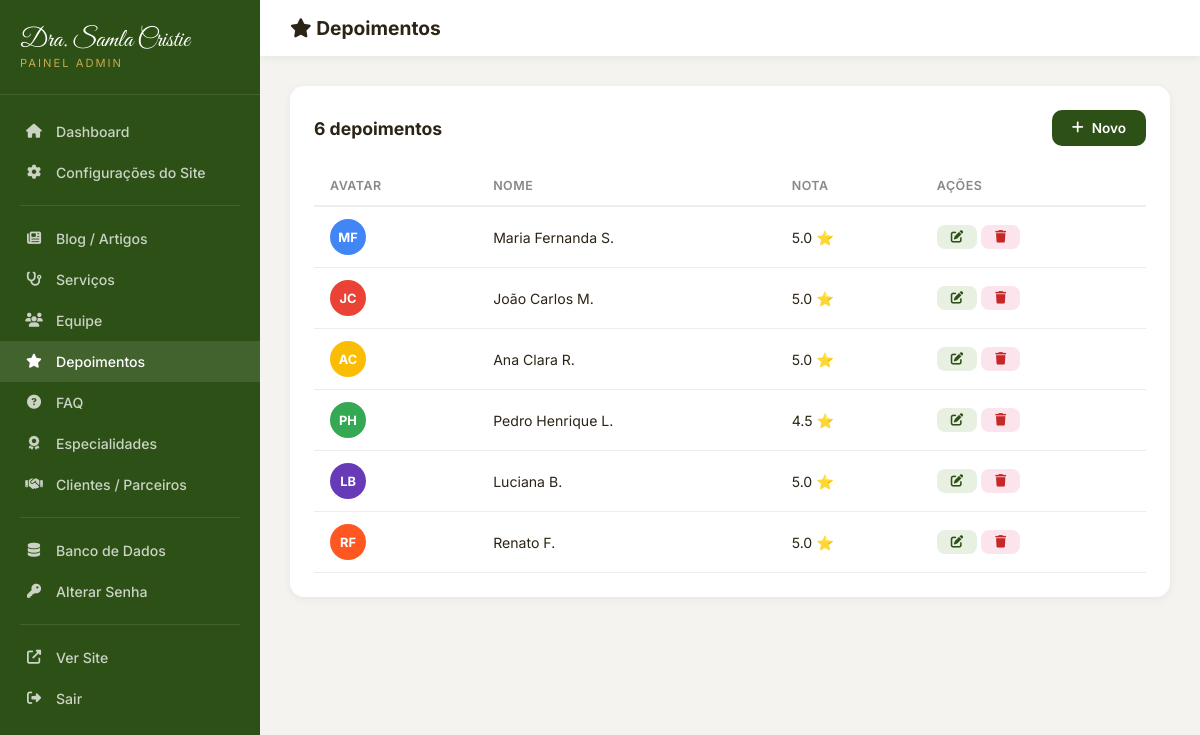
Screenshot of /admin/testimonials.php (signed in) with the database file from the repository.
### tables this page shows
CREATE TABLE IF NOT EXISTS `testimonials` (
    `id` INT AUTO_INCREMENT PRIMARY KEY,
    `name` VARCHAR(200) NOT NULL,
    `initials` VARCHAR(5),
    `color` VARCHAR(20) DEFAULT '#4285f4',
    `rating` DECIMAL(2,1) DEFAULT 5.0,
    `text` TEXT NOT NULL,
    `date_label` VARCHAR(50),
    `sort_order` INT DEFAULT 0,
    `active` TINYINT(1) DEFAULT 1,
    `created_at` TIMESTAMP DEFAULT CURRENT_TIMESTAMP
);

### config.php (called while the page is built, shortened)
<?php
function e($str) {
    return htmlspecialchars($str ?? '', ENT_QUOTES, 'UTF-8');
}

### admin/testimonials.php (the view, shortened to what this page needs)
<?php
$db = getDB(); $msg = ''; $editItem = null;
$items=$db->query("SELECT * FROM testimonials ORDER BY sort_order")->fetchAll();
?>
<!DOCTYPE html><html lang="pt-BR"><head><meta charset="UTF-8"><meta name="viewport" content="width=device-width,initial-scale=1.0"><title>Depoimentos - Admin</title>
<link rel="stylesheet" href="https://cdnjs.cloudflare.com/ajax/libs/font-awesome/6.5.1/css/all.min.css"><link rel="stylesheet" href="admin.css"></head><body>
<div class="admin-wrapper"><?php include 'sidebar.php'; ?>
<div class="main-content"><div class="topbar"><div style="display:flex;align-items:center;gap:12px;"><h2><i class="fas fa-star"></i> Depoimentos</h2></div></div>
<div class="content">
<?php if($editItem!==null):?>
<div class="admin-card"><form method="POST"><input type="hidden" name="id" value="<?=e($editItem['id'])?>">
<div class="form-grid">
<div class="form-group"><label>Nome</label><input type="text" name="name" value="<?=e($editItem['name'])?>" required></div>
<div class="form-group"><label>Iniciais (avatar)</label><input type="text" name="initials" value="<?=e($editItem['initials'])?>" maxlength="3"></div>
<div class="form-group"><label>Cor do Avatar</label><input type="color" name="color" value="<?=e($editItem['color'])?>"></div>
<div class="form-group"><label>Nota (1-5)</label><input type="number" name="rating" value="<?=e($editItem['rating'])?>" min="1" max="5" step="0.5"></div>
<div class="form-group form-full"><label>Depoimento</label><textarea name="text" rows="3"><?=e($editItem['text'])?></textarea></div>
<div class="form-group"><label>Data (ex: há 2 semanas)</label><input type="text" name="date_label" value="<?=e($editItem['date_label'])?>"></div>
<div class="form-group"><label>Ordem</label><input type="number" name="sort_order" value="<?=e($editItem['sort_order'])?>"></div>
<div class="form-group"><label style="margin-bottom:10px;">Status</label><label style="display:flex;align-items:center;gap:8px;font-size:0.9rem;text-transform:none;letter-spacing:0;"><input type="checkbox" name="active" <?=$editItem['active']?'checked':''?>> Ativo</label></div>
</div><div class="form-actions"><button type="submit" class="btn-save"><i class="fas fa-save"></i> Salvar</button><a href="testimonials.php" class="btn-cancel">Cancelar</a></div></form></div>
<?php else:?>
<div class="admin-card"><div class="admin-card-header"><h3><?=count($items)?> depoimentos</h3><a href="testimonials.php?new=1" class="btn-add"><i class="fas fa-plus"></i> Novo</a></div>
<table class="admin-table"><thead><tr><th>Avatar</th><th>Nome</th><th>Nota</th><th>Ações</th></tr></thead><tbody>
<?php foreach($items as $i):?><tr><td><div style="width:36px;height:36px;border-radius:50%;background:<?=e($i['color'])?>;color:#fff;display:flex;align-items:center;justify-content:center;font-weight:700;font-size:0.8rem;"><?=e($i['initials'])?></div></td><td><?=e($i['name'])?></td><td><?=$i['rating']?> ⭐</td>
<td><a href="testimonials.php?edit=<?=$i['id']?>" class="btn-sm btn-edit"><i class="fas fa-edit"></i></a> <a href="testimonials.php?delete=<?=$i['id']?>" class="btn-sm btn-delete" onclick="return confirm('Excluir?')"><i class="fas fa-trash"></i></a></td></tr>
<?php endforeach;?></tbody></table></div>
<?php endif;?></div></div></div></body></html>

### admin/admin.css (style rules this page uses)
* { margin:0; padding:0; box-sizing:border-box; }
body { font-family:'Inter',sans-serif; background:#f5f3ef; color:#2c2416; }
a { text-decoration:none; color:inherit; }
.admin-wrapper { display:flex; min-height:100vh; }
.main-content { flex:1; margin-left:260px; }
.topbar { background:#fff; padding:16px 30px; display:flex; justify-content:space-between; align-items:center; box-shadow:0 2px 8px rgba(0,0,0,0.06); position:sticky; top:0; z-index:50; }
.topbar h2 { font-size:1.2rem; font-weight:700; }
.content { padding:30px; }
.admin-card { background:#fff; border-radius:14px; padding:24px; box-shadow:0 2px 10px rgba(0,0,0,0.06); margin-bottom:24px; }
.admin-card-header { display:flex; justify-content:space-between; align-items:center; margin-bottom:20px; flex-wrap:wrap; gap:12px; }
.admin-card-header h3 { font-size:1.1rem; font-weight:700; }
.admin-table { width:100%; border-collapse:collapse; }
.admin-table th { text-align:left; padding:12px 16px; font-size:0.78rem; text-transform:uppercase; letter-spacing:0.5px; color:#888; border-bottom:2px solid #f0ede8; font-weight:600; }
.admin-table td { padding:12px 16px; border-bottom:1px solid #f0ede8; font-size:0.88rem; vertical-align:middle; }
.btn-sm { padding:6px 14px; border-radius:8px; font-size:0.78rem; font-weight:600; border:none; cursor:pointer; transition:all 0.2s; display:inline-flex; align-items:center; gap:5px; }
.btn-add { background:#2d5016; color:#fff; padding:10px 20px; border-radius:10px; font-size:0.85rem; font-weight:600; border:none; cursor:pointer; display:inline-flex; align-items:center; gap:8px; transition:all 0.2s; }
.btn-edit { background:#e8f0e2; color:#2d5016; }
.btn-delete { background:#fce4ec; color:#c62828; }

### rows the page displays
testimonials: initials "MF", name "Maria Fernanda S.", rating "5.0"
testimonials: initials "JC", name "João Carlos M.", rating "5.0"
testimonials: initials "AC", name "Ana Clara R.", rating "5.0"
testimonials: initials "PH", name "Pedro Henrique L.", rating "4.5"
testimonials: initials "LB", name "Luciana B.", rating "5.0"
testimonials: initials "RF", name "Renato F.", rating "5.0"

### other values shown
count($items) "6"
